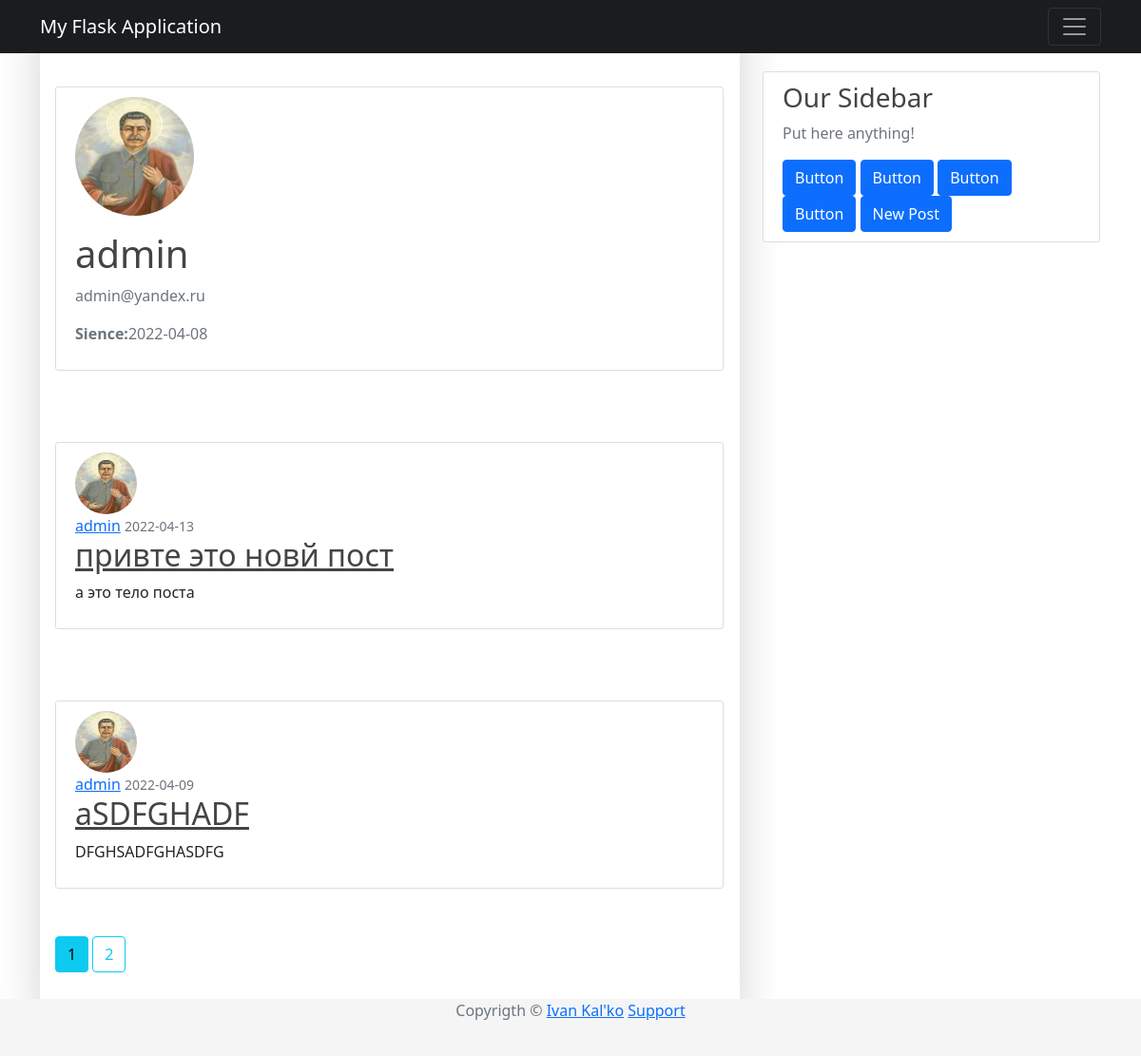
The app's page /user/admin (signed in), older data.
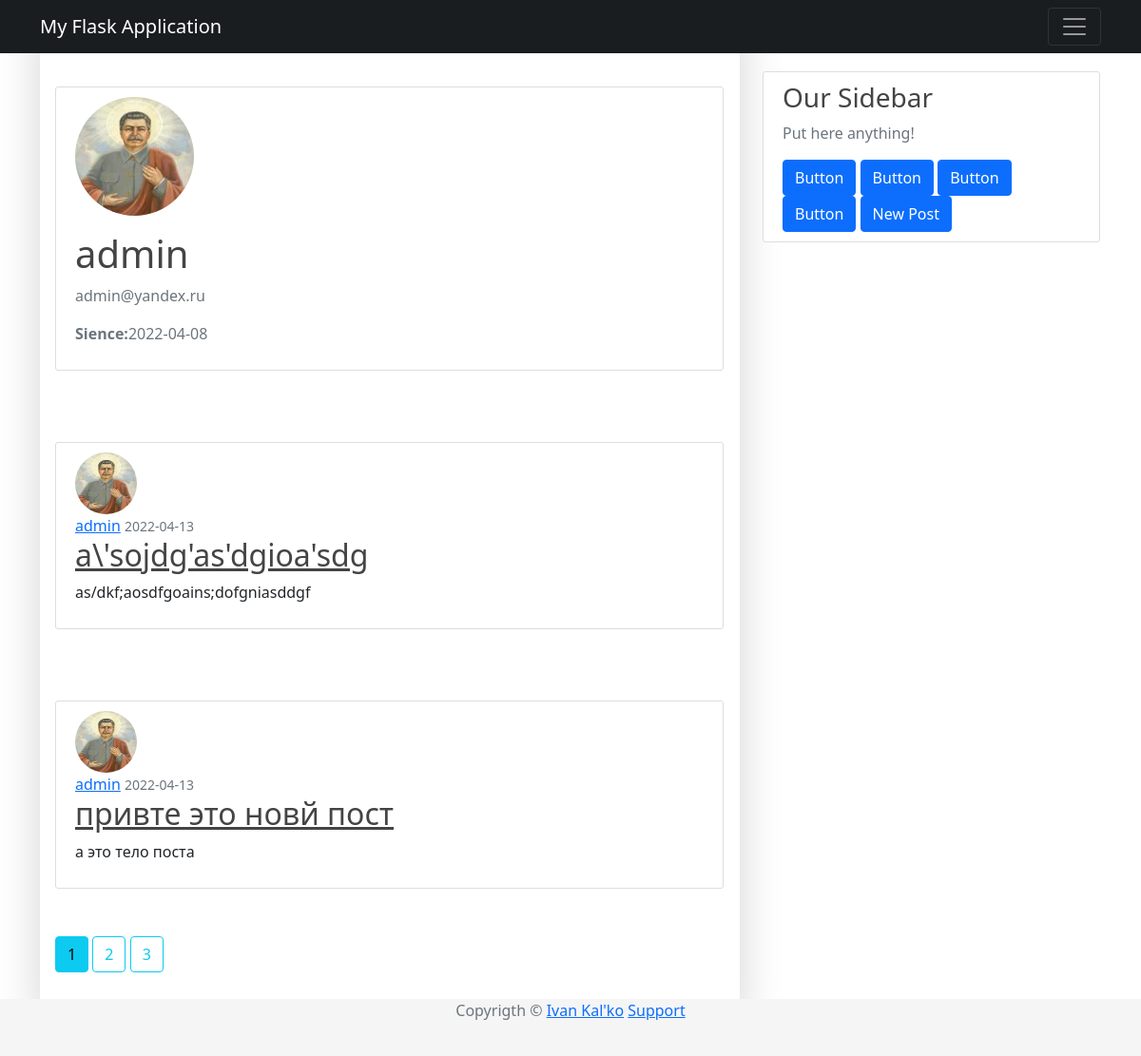
The same page, newer data.
### app/models/post.py (models this page shows, shortened)
class Post(db.Model):
    __tablename__ = "posts"
    id = db.Column(db.Integer, primary_key=True)
    title = db.Column(db.String(100), nullable=False)
    timestamp = db.Column(db.DateTime, nullable=False, default=datetime.utcnow)
    content = db.Column(db.Text, nullable=False)
    user_id = db.Column(db.Integer, db.ForeignKey("users.id"), nullable=False)
    comment = db.relationship('Comment', backref='article', lazy=True)

### app/models/user.py (models this page shows, shortened)
class User(UserMixin, db.Model):
    __tablename__ = "users"
    id = db.Column(db.Integer, primary_key=True)
    username = db.Column(db.String(64), unique=True, nullable=False)
    password_hash = db.Column(db.String(128), nullable=False)
    email = db.Column(db.String(120), nullable=False, unique=True)
    image_file = db.Column(db.String(20), nullable=False, default="default.png")
    join_date = db.Column(db.DateTime, nullable=False, default=datetime.utcnow)
    posts = db.relationship('Post', backref='author', lazy=True)

### app/routes/user.py (the view)
@app.route("/user/<string:username>")
@login_required
def user_public(username:str):
    page = request.args.get("page", 1, type=int)
    user = User.query.filter_by(username=username).first_or_404()
    posts = Post.query.filter_by(author=user).order_by(Post.timestamp.desc()).paginate(page=page, per_page=2)
    return render_template("user_public.html", posts=posts, user=user, title=f"{user.username}'s profile")

### app/models/user.py (called while the page is built)
@login.user_loader
def load_user(id:int) -> User:
    return User.query.get(int(id))

### app/templates/user_public.html
{% extends "base.html" %}
{% block content %}
    <div class="content-section">
        <div class="media">
            <img class="rounded-circle account-img" src="{{ url_for('static' , filename='images/profiles/' + user.image_file) }}">
            <div class="media-body">
                <h2 class="account-heading">{{ user.username }}</h2>
                <p class="text-secondary">{{ user.email }}</p>
                <p class="text-secondary"><b>Sience:</b>{{ user.join_date.strftime('%Y-%m-%d')}}</p>
            </div>
        </div>
    </div>
    {% for post in posts.items %}
    <article class="media content-section">
        <img class="rounded-circle article-img" src = "{{ url_for('static', filename='images/profiles/' + post.author.image_file) }}">
        <div class="media-body">
            <div class="article-metadata">
                <a class="mr-2" href="{{ url_for('user_public', username=post.author.username )}}">{{ post.author.username }}</a>
                <small class="text-muted">{{ post.timestamp.strftime('%Y-%m-%d') }}</small>
            </div>
            <h2><a class="article-title" href="{{ url_for('post', id=post.id )}}">{{ post.title }}</a></h2>
            <p class="article-content">{{ post.content }}</p>
        </div>
    </article>
    {% endfor %}
    {% for page_num in posts.iter_pages() %}
        {% if page_num %}
            {% if posts.page == page_num %}
                <a class="btn btn-info mb-4" href="{{ url_for('user_public', username=user.username,  page=page_num )}}">{{ page_num }}</a>
            {% else %}
                <a class="btn btn-outline-info mb-4" href="{{ url_for('user_public', username=user.username, page=page_num )}}">{{ page_num }}</a>
            {% endif %}
        {% else %}
            ...
        {% endif %}
    {% endfor %}
{% endblock %}

Row changes from the older to the newer data that the page shows:
no longer on this page (row unchanged): Post: image_file (picture), author.username "admin", timestamp "2022-04-09", title "aSDFGHADF", content "DFGHSADFGHASDFG"
added Post: image_file (picture), author.username "admin", timestamp "2022-04-13", title "a\\'sojdg'as'dgioa'sdg", content "as/dkf;aosdfgoains;dofgniasddgf"
Text that changed along with them:
new list line: "3"
